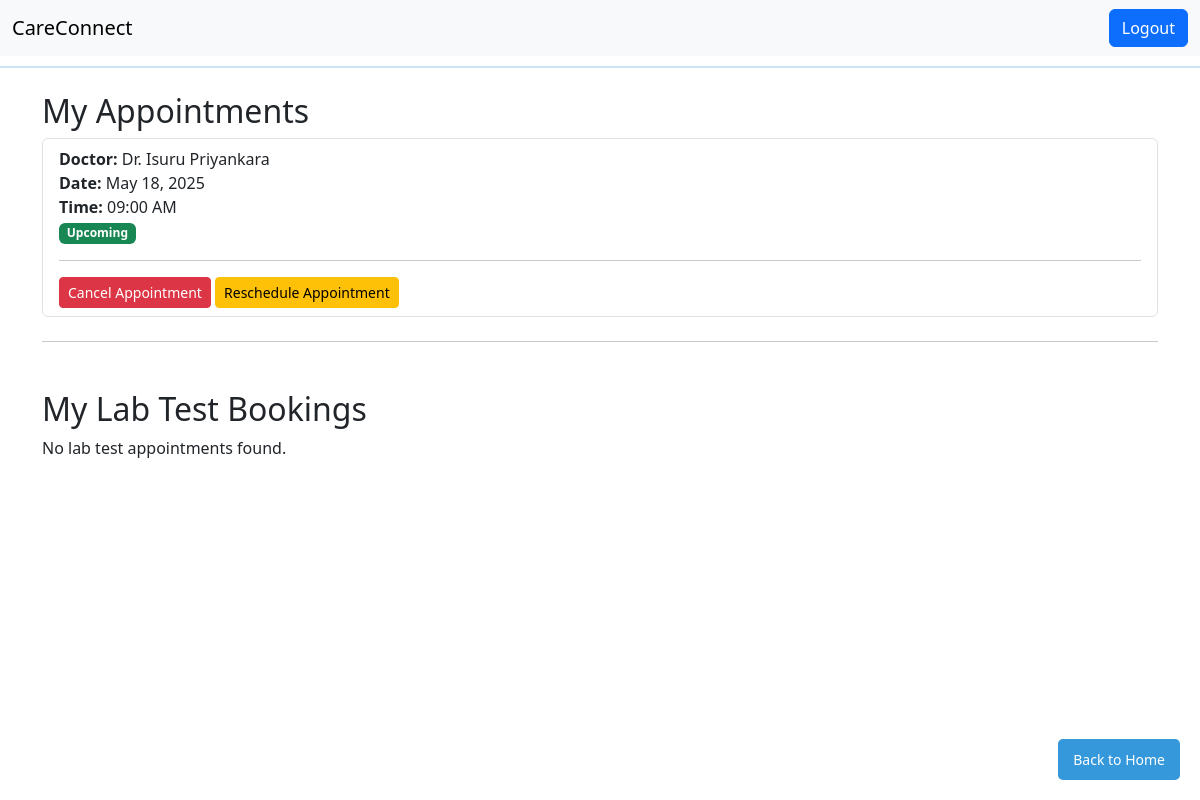
The app's page /dashboard/ (signed in) with its own data.
### core/models.py (models this page shows, shortened)
class Appointment(models.Model):
    PAYMENT_METHOD_CHOICES = [
        ('online', 'Online Payment'),
        ('cash', 'Cash at Visit'),
    ]
    STATUS_CHOICES = [
        ('upcoming', 'Upcoming'),
        ('completed', 'Completed'),
        ('canceled', 'Canceled'),
    ]
    user = models.ForeignKey(User, on_delete=models.CASCADE)
    doctor = models.ForeignKey(Doctor, on_delete=models.CASCADE)
    date = models.DateField()
    time_slot = models.CharField(max_length=50)
    status = models.CharField(max_length=20, choices=STATUS_CHOICES, default='upcoming')
    payment_method = models.CharField(
        max_length=10,
        choices=PAYMENT_METHOD_CHOICES,
        default='online'
    )
    is_paid = models.BooleanField(default=False)
    class Meta:
        unique_together = ('doctor', 'date', 'time_slot')  # Prevent double bookings

class Doctor(models.Model):
    name = models.CharField(max_length=100)
    specialty = models.CharField(max_length=100)
    qualification = models.TextField(blank=True, null=True)
    availability = models.BooleanField(default=True)
    image = models.ImageField(upload_to='doctor_images/', null=True, blank=True)
    rating = models.FloatField(default=0.0)
    consultation_fee = models.DecimalField(max_digits=10, decimal_places=2, default=0.00)

### core/views.py (the view)
# urls.py: path('dashboard/', views.dashboard, name='dashboard'), #Display dashboard
@login_required
def dashboard(request):
    user = request.user
    appointments = Appointment.objects.filter(user=request.user)
    lab_tests = LabTestBooking.objects.filter(user=request.user)
    return render(request, 'dashboard.html', {
        'appointments': appointments,
        'lab_tests': lab_tests,
    })

### templates/dashboard.html (shortened to what this page needs)
{% extends 'base.html' %}
{% block content %}
<h2>My Appointments</h2>
{% if appointments %}
    <ul class="list-group">
        {% for appointment in appointments %}
            <li class="list-group-item">
                <strong>Doctor:</strong> {{ appointment.doctor.name }} <br>
                <strong>Date:</strong> {{ appointment.date }} <br>
                <strong>Time:</strong> {{ appointment.time_slot }} <br>
                {% if appointment.status == 'upcoming' %}
                    <span class="badge bg-success">Upcoming</span>
                {% elif appointment.status == 'completed' %}
                    <span class="badge bg-primary">Completed</span>
                {% elif appointment.status == 'canceled' %}
                    <span class="badge bg-danger">Canceled</span>
                {% endif %}
                <hr>
                <div class="mt-2">
                    {% if appointment.status == 'upcoming' %}
                        <form method="POST" action="{% url 'cancel_appointment' appointment.id %}" style="display:inline;">
                            <button type="submit" class="btn btn-danger btn-sm">Cancel Appointment</button>
                        </form>
                        <a href="{% url 'reschedule_appointment' appointment.id %}" class="btn btn-warning btn-sm ml-2">Reschedule Appointment</a>
                    {% endif %}
                </div>
            </li>
        {% endfor %}
    </ul>
{% else %}
    <p>No doctor appointments found.</p>
{% endif %}
<hr class="my-4">
<h2 class="mt-5">My Lab Test Bookings</h2>
{% if lab_tests %}
    <ul class="list-group">
        {% for test in lab_tests %}
            <li class="list-group-item">
                <strong>Full Name:</strong> {{ test.full_name }} <br>
                <strong>Test:</strong> {{ test.test|title }} <br>
                <strong>Date:</strong> {{ test.preferred_date }} <br>
                <strong>Time:</strong> {{ test.preferred_time }} <br>
                <div class="mt-2">
                    {% if test.prescription %}
                        <a href="{{ test.prescription.url }}" target="_blank" class="btn btn-primary btn-sm">View Prescription</a>
                    {% else %}
                        <span class="badge bg-secondary">No Prescription</span>
                    {% endif %}
                    <hr>
                    <form method="POST" action="{% url 'cancel_lab_test' test.id %}" style="display:inline;">
                        {% csrf_token %}
                        <button type="submit" class="btn btn-danger btn-sm mt-2">Cancel Lab Test</button>
                    </form>
                </div>
            </li>
        {% endfor %}
    </ul>
{% else %}
    <p>No lab test appointments found.</p>
{% endif %}
<a href="/" class="home-button">Back to Home</a>
{% endblock %}

### core/static/style.css (style rules this page uses)
body { font-family: 'Segoe UI', Tahoma, Geneva, Verdana, sans-serif; background-color: #ffffff; margin: 0; padding: 0; }

### templates/dashboard.html (style rules this page uses)
.home-button { position: fixed; bottom: 20px; right: 20px; background-color: #3498db; color: white; padding: 10px 15px; border: none; border-radius: 5px; text-decoration: none; font-size: 14px; }

### records on screen
Appointment: doctor.name "Dr. Isuru Priyankara", date "May 18, 2025", time_slot "09:00 AM", status "Upcoming"
